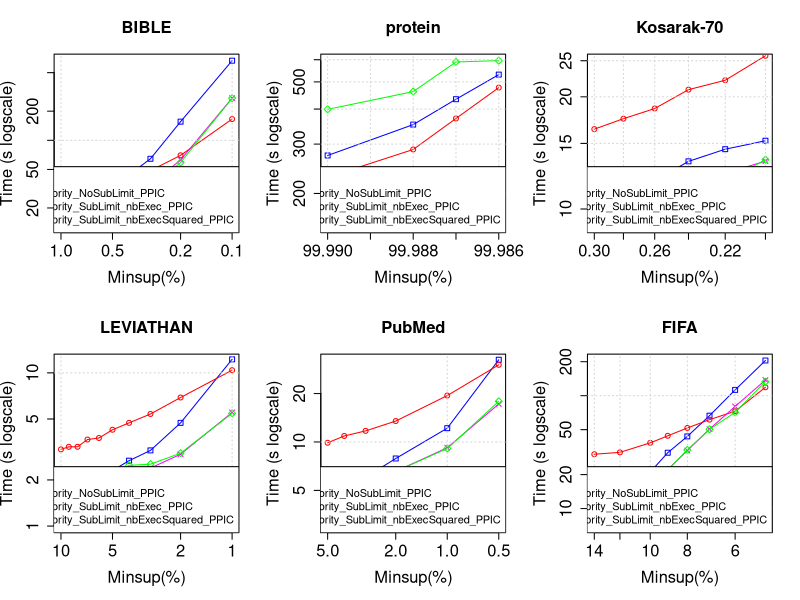

The R source for this figure:
tiff("MmEsLpMiss_priority_PPIC.png", width=13, height=9, units='in', res=120)
par(mfrow=c(2,3), cex.lab=1.5, cex.axis=1.5, cex.main=1.5, cex.sub=1.5)

#BIBLE
#DATA
x <- c(0.01, 0.009, 0.008, 0.007, 0.006, 0.005, 0.004, 0.003, 0.002, 0.001)*100

zero <- c(18850, 18071, 17611, 19872, 23860, 33086, 44031, 64446, 155871, 664830)/1000
one <- c(27592, 25792, 24983, 27971, 29876, 33891, 39145, 48591, 70000, 165787)/1000
two <- c(21422, 14426, 13975, 15739, 17856, 19583, 23290, 34481, 62861, 272392)/1000
three <- c(16660, 13704, 13105, 14067, 16200, 20847, 23785, 32787, 58979, 272298)/1000

#PLOT
plot(x, zero, log = "xy", type="o", pch=0, xlab="Minsup(%)",ylab="Time (s logscale)", col="blue", xlim = rev(range(x)), ylim=c(13, 664))
lines(x, one, col="red", type="o", pch=1)
lines(x, two, col="magenta", type="o", pch=4)
lines(x, three, col="green", type="o", pch=5)
title(main="BIBLE", cex.lab=1.5, cex.axis=1.5, cex.main=1.5, cex.sub=1.5)
grid()
legend("bottomright", legend=c("BasePPIC", "MmEsLpMiss_priority_NoSubLimit_PPIC", "MmEsLpMiss_priority_SubLimit_nbExec_PPIC", "MmEsLpMiss_priority_SubLimit_nbExecSquared_PPIC"), lty=c(1,1),lwd=c(2,2), col=c("blue", "red", "magenta", "green"), cex = 1)

#protein
#DATA
x <- c(0.9999, 0.99988, 0.99987, 0.99986)*100

zero <- c(273254, 352139, 433728, 530863)/1000
one <- c(228440, 287036, 370355, 477079)/1000
two <- c(153993, 170552, 197045, 218883)/1000
three <- c(399151, 461804, 589073, 595513)/1000

#PLOT
plot(x, zero, log = "xy", type="o", pch=0, xlab="Minsup(%)",ylab="Time (s logscale)", col="blue", xlim = rev(range(x)), ylim=c(153, 595))
lines(x, one, col="red", type="o", pch=1)
lines(x, two, col="magenta", type="o", pch=4)
lines(x, three, col="green", type="o", pch=5)
title(main="protein", cex.lab=1.5, cex.axis=1.5, cex.main=1.5, cex.sub=1.5)
grid()
legend("bottomright", legend=c("BasePPIC", "MmEsLpMiss_priority_NoSubLimit_PPIC", "MmEsLpMiss_priority_SubLimit_nbExec_PPIC", "MmEsLpMiss_priority_SubLimit_nbExecSquared_PPIC"), lty=c(1,1),lwd=c(2,2), col=c("blue", "red", "magenta", "green"), cex = 1)

#Kosarak-70
#DATA
x <- c(0.003, 0.0028, 0.0026, 0.0024, 0.0022, 0.002)*100

zero <- c(10677, 11312, 11903, 13425, 14473, 15247)/1000
one <- c(16383, 17476, 18607, 20910, 22162, 25774)/1000
two <- c(9526, 12275, 10323, 11783, 12473, 13443)/1000
three <- c(9958, 9976, 10224, 11209, 11838, 13562)/1000

#PLOT
plot(x, zero, log = "xy", type="o", pch=0, xlab="Minsup(%)",ylab="Time (s logscale)", col="blue", xlim = rev(range(x)), ylim=c(9, 25))
lines(x, one, col="red", type="o", pch=1)
lines(x, two, col="magenta", type="o", pch=4)
lines(x, three, col="green", type="o", pch=5)
title(main="Kosarak-70", cex.lab=1.5, cex.axis=1.5, cex.main=1.5, cex.sub=1.5)
grid()
legend("bottomright", legend=c("BasePPIC", "MmEsLpMiss_priority_NoSubLimit_PPIC", "MmEsLpMiss_priority_SubLimit_nbExec_PPIC", "MmEsLpMiss_priority_SubLimit_nbExecSquared_PPIC"), lty=c(1,1),lwd=c(2,2), col=c("blue", "red", "magenta", "green"), cex = 1)

#LEVIATHAN
#DATA
x <- c(0.1, 0.09, 0.08, 0.07, 0.06, 0.05, 0.04, 0.03, 0.02, 0.01)*100

zero <- c(1729, 1793, 1857, 1919, 2077, 2306, 2672, 3117, 4718, 12253)/1000
one <- c(3167, 3291, 3292, 3671, 3757, 4254, 4717, 5390, 6905, 10410)/1000
two <- c(1658, 1649, 1557, 1824, 2072, 2178, 2353, 2392, 2943, 5520)/1000
three <- c(1591, 1779, 1769, 1677, 2159, 2165, 2491, 2535, 2992, 5446)/1000

#PLOT
plot(x, zero, log = "xy", type="o", pch=0, xlab="Minsup(%)",ylab="Time (s logscale)", col="blue", xlim = rev(range(x)), ylim=c(1, 12))
lines(x, one, col="red", type="o", pch=1)
lines(x, two, col="magenta", type="o", pch=4)
lines(x, three, col="green", type="o", pch=5)
title(main="LEVIATHAN", cex.lab=1.5, cex.axis=1.5, cex.main=1.5, cex.sub=1.5)
grid()
legend("bottomright", legend=c("BasePPIC", "MmEsLpMiss_priority_NoSubLimit_PPIC", "MmEsLpMiss_priority_SubLimit_nbExec_PPIC", "MmEsLpMiss_priority_SubLimit_nbExecSquared_PPIC"), lty=c(1,1),lwd=c(2,2), col=c("blue", "red", "magenta", "green"), cex = 1)

#PubMed
#DATA
x <- c(0.05, 0.04, 0.03, 0.02, 0.01, 0.005)*100

zero <- c(4767, 5261, 6040, 7894, 12184, 32451)/1000
one <- c(9889, 10898, 11723, 13496, 19435, 30183)/1000
two <- c(4151, 4493, 5175, 6564, 9209, 17229)/1000
three <- c(3943, 4417, 5348, 6569, 9103, 17890)/1000

#PLOT
plot(x, zero, log = "xy", type="o", pch=0, xlab="Minsup(%)",ylab="Time (s logscale)", col="blue", xlim = rev(range(x)), ylim=c(3, 32))
lines(x, one, col="red", type="o", pch=1)
lines(x, two, col="magenta", type="o", pch=4)
lines(x, three, col="green", type="o", pch=5)
title(main="PubMed", cex.lab=1.5, cex.axis=1.5, cex.main=1.5, cex.sub=1.5)
grid()
legend("bottomright", legend=c("BasePPIC", "MmEsLpMiss_priority_NoSubLimit_PPIC", "MmEsLpMiss_priority_SubLimit_nbExec_PPIC", "MmEsLpMiss_priority_SubLimit_nbExecSquared_PPIC"), lty=c(1,1),lwd=c(2,2), col=c("blue", "red", "magenta", "green"), cex = 1)

#FIFA
#DATA
x <- c(0.14, 0.12, 0.1, 0.09, 0.08, 0.07, 0.06, 0.05)*100

zero <- c(9423, 13932, 21048, 31249, 43581, 66511, 112528, 204980)/1000
one <- c(30291, 31491, 38225, 44118, 51787, 61351, 72909, 118744)/1000
two <- c(7743, 9834, 15469, 22137, 32666, 50512, 80329, 137681)/1000
three <- c(7892, 9712, 15784, 22019, 33095, 50330, 71245, 133089)/1000

#PLOT
plot(x, zero, log = "xy", type="o", pch=0, xlab="Minsup(%)",ylab="Time (s logscale)", col="blue", xlim = rev(range(x)), ylim=c(7, 204))
lines(x, one, col="red", type="o", pch=1)
lines(x, two, col="magenta", type="o", pch=4)
lines(x, three, col="green", type="o", pch=5)
title(main="FIFA", cex.lab=1.5, cex.axis=1.5, cex.main=1.5, cex.sub=1.5)
grid()
legend("bottomright", legend=c("BasePPIC", "MmEsLpMiss_priority_NoSubLimit_PPIC", "MmEsLpMiss_priority_SubLimit_nbExec_PPIC", "MmEsLpMiss_priority_SubLimit_nbExecSquared_PPIC"), lty=c(1,1),lwd=c(2,2), col=c("blue", "red", "magenta", "green"), cex = 1)

#slen1
#DATA
x <- c(0.0017, 0.00165, 0.0016, 0.00155, 0.0015, 0.00145, 0.0014, 0.00135, 0.0013)*100


#PLOT
#slen2
#DATA
x <- c(0.0015, 0.00145, 0.0014, 0.00135, 0.0013, 0.00125, 0.0012, 0.00115, 0.0011)*100


#PLOT
dev.off()
